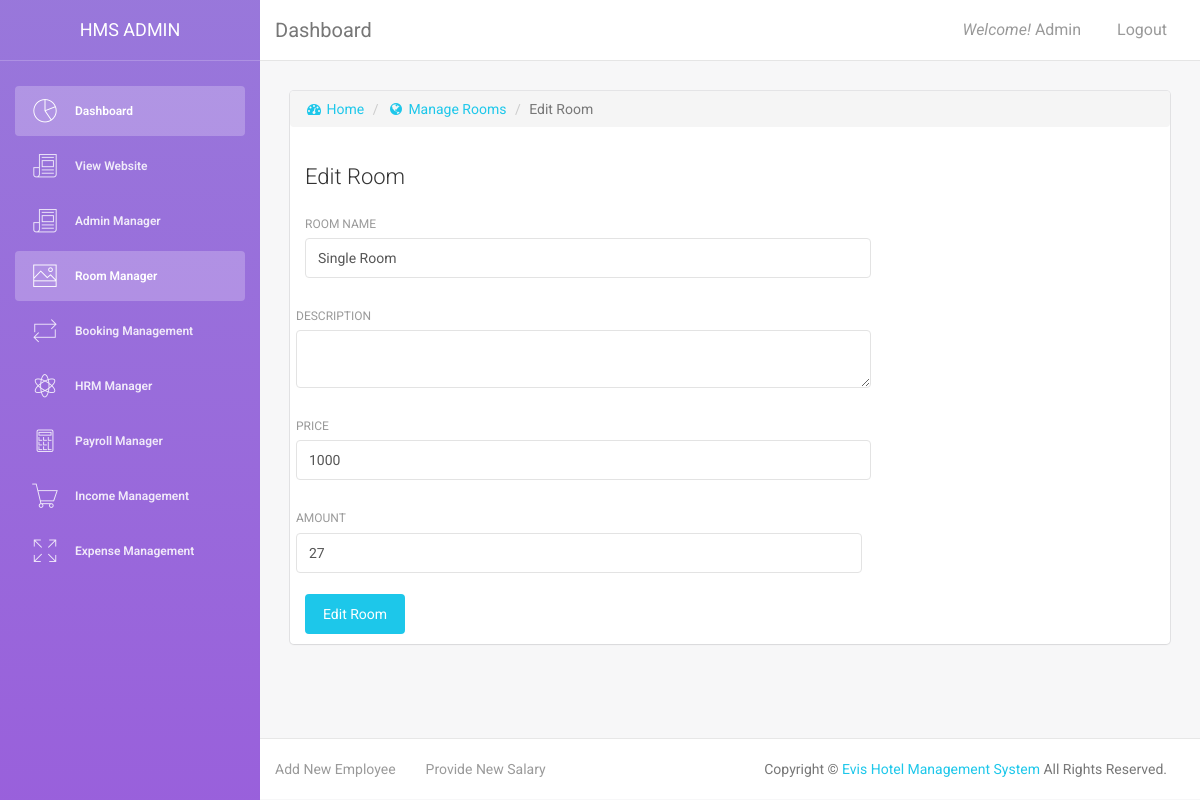
The page /admin/edit_room.php?id=1 (signed in) on the database its author committed.
### tables this page shows
CREATE TABLE `tbl_room` (
  `room_id` int(1) NOT NULL,
  `room_name` varchar(20) NOT NULL,
  `room_image` varchar(200) NOT NULL,
  `room_description` text NOT NULL,
  `room_price` float NOT NULL,
  `room_amount` int(5) NOT NULL
);

### admin/edit_room.php (the view, shortened to what this page needs)
<?php
    require '../function/db_connect.php';
    $room_id = filter_input(INPUT_GET, 'id');
    $sql = "SELECT * FROM tbl_room WHERE room_id='$room_id'";
    $result=mysqli_query($conn, $sql);
    $row = mysqli_fetch_assoc($result);
?>
<!DOCTYPE html>
<html lang="en">
    <head>
        <link href="assets/css/bootstrap.min.css" rel="stylesheet" />
        <link href="assets/css/light-bootstrap-dashboard.css" rel="stylesheet"/>
        <link href="http://maxcdn.bootstrapcdn.com/font-awesome/4.2.0/css/font-awesome.min.css" rel="stylesheet">
        <link href="assets/css/pe-icon-7-stroke.css" rel="stylesheet" />
    </head>
    <body>
        <div class="wrapper">
            <div class="sidebar" data-color="purple" data-image="assets/img/sidebar-5.jpg">
                <div class="sidebar-wrapper">
                    <div class="logo">
                        <a href="dashboard.php" class="simple-text">
                            HMS Admin
                        </a>
                    </div>
                    <ul class="nav">
                        <li class="active">
                            <a href="dashboard.php">
                                <i class="pe-7s-graph"></i>
                                <p>Dashboard</p>
                            </a>
                        </li>
                        <li>
                            <a href="../index.php" target="_blank">
                                <i class="pe-7s-news-paper"></i>
                                <p>View Website</p>
                            </a>
                        </li>
                        <li>
                            <a href="admin_manager.php">
                                <i class="pe-7s-news-paper"></i>
                                <p>Admin Manager</p>
                            </a>
                        </li>
                        <li class="active">
                            <a href="room_manager.php">
                                <i class="pe-7s-photo"></i>
                                <p>Room Manager</p>
                            </a>
                        </li>
                        <li>
                            <a href="booking_manager.php">
                                <i class="pe-7s-repeat"></i>
                                <p>Booking Management</p>
                            </a>
                        </li>
                        <li>
                            <a href="hrm_manager.php">
                                <i class="pe-7s-science"></i>
                                <p>HRM Manager</p>
                            </a>
                        </li>
                        <li>
                            <a href="payroll_manager.php">
                                <i class="pe-7s-calculator"></i>
                                <p>Payroll Manager</p>
                            </a>
                        </li>
                        <li>
                            <a href="income_manager.php">
                                <i class="pe-7s-cart"></i>
                                <p>Income Management</p>
                            </a>
                        </li>
                        <li>
                            <a href="expense_manager.php">
                                <i class="pe-7s-expand1"></i>
                                <p>Expense Management</p>
                            </a>
                        </li>
                    </ul>
                </div>
            </div>
            <div class="main-panel">
                <nav class="navbar navbar-default navbar-fixed">
                    <div class="container-fluid">
                        <div class="navbar-header">
                            <a class="navbar-brand" href="#">Dashboard</a>
                        </div>
                        <div class="collapse navbar-collapse">
                            <ul class="nav navbar-nav navbar-right">
                                <li>
                                    <a href="dashboard.php">
                                        <i>Welcome! </i> <?php echo $_SESSION["admin_name"] ?>
                                    </a>
                                </li>
                                <li>
                                    <a href="../function/logout.php">
                                        Logout
                                    </a>
                                </li>
                            </ul>
                        </div>
                    </div>
                </nav>
                <div class="content">
                    <div class="container-fluid">
                        <div class="row">
                            <div class="col-md-12">
                                <div class="card">
                                    <ol class="breadcrumb">
                                        <li><a href="dashboard.php"><i class="fa fa-dashboard"></i> Home</a></li>
                                        <li><a href="room_manager.php"><i class="fa fa-globe"></i> Manage Rooms</a></li>
                                        <li class="active">Edit Room</li>
                                    </ol>
                                    <div class="header">
                                        <h4 class="title">Edit Room</h4>
                                    </div>
                                    <div class="content">
                                        <form action="" method="POST" name="edit_room">
                                            <div class="row">
                                                <div class="col-md-8">
                                                    <div class="form-group">
                                                        <label>Room Name</label>
                                                        <input type="text" name="room_name" value="<?php echo $row['room_name']?>" class="form-control">
                                                    </div>
                                                </div>
                                                <div class="col-md-8">
                                                    <div class="form-group">
                                                        <label>Description</label>
                                                        <textarea name="room_description" class="form-control"><?php echo $row['room_description']?></textarea>
                                                    </div>
                                                </div>
                                                <div class="col-md-8">
                                                    <div class="form-group">
                                                        <label>Price</label>
                                                        <input type="number" name="room_price" value="<?php echo $row['room_price']?>" class="form-control">
                                                    </div>
                                                </div>
                                                <div class="col-md-8">
                                                    <div class="form-group">
                                                        <label>Amount</label>
                                                        <input type="number" name="room_amount" value="<?php echo $row['room_amount']?>" class="form-control">
                                                    </div>
                                                </div>
                                            </div>
                                            <button type="submit" class="btn btn-info btn-fill">Edit Room</button>
                                        </form>
                                    </div>
                                </div>
                            </div>
                        </div>
                    </div>
                </div>
                <footer class="footer">
                    <div class="container-fluid">
                        <nav class="pull-left">
                            <ul>
                                <li>
                                    <a href="add_employee.php">
                                        Add New Employee
                                    </a>
                                </li>
                                <li>
                                    <a href="add_salary.php">
                                        Provide New Salary
                                    </a>
                                </li>
                            </ul>
                        </nav>
                        <p class="copyright pull-right">
                            Copyright &copy; <a href="">Evis Hotel Management System</a> All Rights Reserved.
                        </p>
                    </div>
                </footer>
            </div>
        </div>
    </body>
</html>

### rows shown on the page
tbl_room: room_name "Single Room", room_price "1000", room_amount "27"

### other values the page prints
$_SESSION["admin_name"] "Admin"
